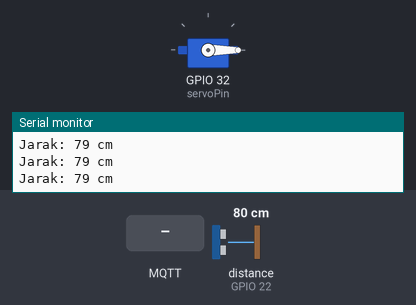
Simulated run of this sketch. Board: ESP32. Parts: servo, the last lines printed to the serial monitor. Wiring (inferred from the names in the program): ultrasonic range finder: trigger GPIO 23; echo GPIO 22. Inputs (shaded band) come from the test bench; at power-on: distance to the obstacle (sensor on GPIO 22) 80 cm. The echo pulse lasts 58.3 µs per cm; WiFi joins after 1.5 s; servers stay silent unless stated; random numbers use the default seed unless the sketch sets one; no MQTT or app messages arrive unless stated.

Above: at 2.7 s.
2.8 s: MQTT message "1" arrives on the first subscribed topic
At 4.0 s:
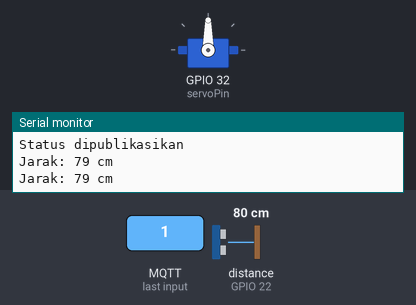
4.3 s: distance to the obstacle (sensor on GPIO 22) set to 12 cm
5.8 s: distance to the obstacle (sensor on GPIO 22) set to 9 cm
At 6.9 s:
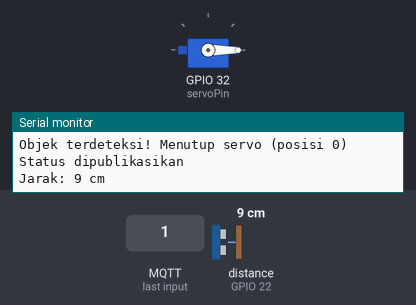
Timing chart, 0 to 8.8 s (numbered marks = the images above; inputs shaded):
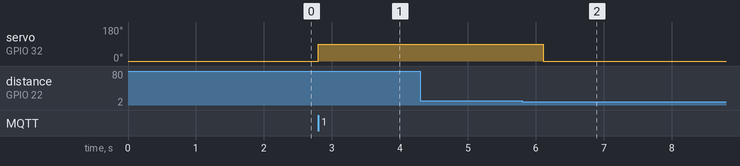

Measured:
- the behaviour switches between 11 and 10 cm on distance to the obstacle (sensor on GPIO 22) (found by bisection; images 1 and 2)
- after the input at 2.8 s, servo on GPIO 32 (servoPin): 0° → 90° at once
- after the input at 5.8 s, servo on GPIO 32 (servoPin): 90° → 0° after 0.31 s

The sketch:

smart_gate.ino
```cpp
#include <WiFi.h>
#include <PubSubClient.h>
#include <ESP32Servo.h>
#include <ArduinoJson.h>
#include <SPI.h>
#include <MFRC522.h>

// WiFi configuration
const char* ssid = "Xiaomi 13T";
const char* password = "yakaligaarka";

// MQTT broker configuration
const char* mqtt_server = "broker.emqx.io";
WiFiClient espClient;
PubSubClient client(espClient);

// MQTT topics for communication
const char* servo_topic = "/control/servo";
const char* ping_topic = "/device/ping";
const char* pong_topic = "/device/pong";
const char* status_topic = "/device/status";
const char* distance_topic = "/sensor/distance";
const char* rfid_topic = "/sensor/rfid";
const char* access_result_topic = "/control/access";

// RFID module pin configuration
const int SS_PIN = 5;
const int RST_PIN = 0;
const int SCK_PIN = 18;
const int MOSI_PIN = 13;
const int MISO_PIN = 19;

MFRC522 rfid(SS_PIN, RST_PIN);

// I/O pins and servo configuration
const int servoPin = 32;
const int TRIG_PIN = 23;
const int ECHO_PIN = 22;
Servo servoMotor;
char perintah = '0';
bool autoMode = true;

// Timer variables for periodic tasks
unsigned long lastStatusTime = 0;
unsigned long lastSensorTime = 0;
unsigned long lastRfidCheckTime = 0;
const long statusInterval = 3000;
const long sensorInterval = 500;
const long rfidInterval = 200;

// Distance and RFID detection settings
int detectionThreshold = 10;
unsigned long lastUidTime = 0;
const long uidCooldown = 3000;

String lastUidDetected = "";

// Reads distance from ultrasonic sensor
long readDistance() {
  digitalWrite(TRIG_PIN, LOW);
  delayMicroseconds(2);
  digitalWrite(TRIG_PIN, HIGH);
  delayMicroseconds(10);
  digitalWrite(TRIG_PIN, LOW);

  long duration = pulseIn(ECHO_PIN, HIGH);
  long distance = (duration * 0.0343) / 2;

  return distance;
}

// Publishes current servo status to MQTT
void publishServoStatus() {
  client.publish(servo_topic, String(perintah).c_str());
  publishStatus();
}

// Publishes complete device status as JSON to MQTT
void publishStatus() {
  DynamicJsonDocument root(75);
  JsonObject doc = root.to<JsonObject>();
  doc["online"] = true;
  doc["servo"] = perintah == '1' ? 1 : 0;
  doc["auto_mode"] = autoMode;
  doc["ip"] = WiFi.localIP().toString();
  doc["rssi"] = WiFi.RSSI();

  long distance = readDistance();
  doc["distance"] = distance;
  doc["threshold"] = detectionThreshold;

  char jsonBuffer[256];
  serializeJson(doc, jsonBuffer);

  client.publish(status_topic, jsonBuffer);
  Serial.println("Status dipublikasikan");
}

// Processes incoming MQTT messages
void callback(char* topic, byte* payload, unsigned int length) {
  Serial.print("Pesan diterima [");
  Serial.print(topic);
  Serial.print("] ");

  String message = "";
  for (int i = 0; i < length; i++) {
    message += (char)payload[i];
  }
  Serial.println(message);

  if (strcmp(topic, servo_topic) == 0) {
    if (message == "1" && perintah != '1') {
      Serial.println("Memutar servo ke posisi 90 (melalui MQTT)");
      servoMotor.write(90);
      perintah = '1';
      publishServoStatus();
    } else if (message == "0" && perintah != '0') {
      Serial.println("Memutar servo ke posisi 0 (melalui MQTT)");
      servoMotor.write(0);
      perintah = '0';
      publishServoStatus();
    } else if (message == "auto") {
      autoMode = true;
      Serial.println("Mode sensor jarak untuk penutupan otomatis aktif");
      publishStatus();
    } else if (message == "manual") {
      autoMode = false;
      Serial.println("Mode manual (hanya MQTT) aktif");
      publishStatus();
    }
  }
  else if (strcmp(topic, ping_topic) == 0) {
    String pongMessage = "online servo:" + String(perintah);
    client.publish(pong_topic, pongMessage.c_str());
    Serial.println("Ping diterima, mengirim pong");
  }
  else if (strcmp(topic, distance_topic) == 0) {
    int newThreshold = message.toInt();
    if (newThreshold > 0) {
      detectionThreshold = newThreshold;
      Serial.print("Threshold jarak diperbarui menjadi: ");
      Serial.println(detectionThreshold);
      publishStatus();
    } else {
      Serial.println("Pesan tidak valid untuk threshold jarak.");
    }
  }
  else if (strcmp(topic, access_result_topic) == 0) {
    StaticJsonDocument<200> doc;
    DeserializationError error = deserializeJson(doc, message);

    if (!error) {
      bool accessGranted = doc["granted"];
      String name = doc["name"].as<String>();

      if (accessGranted) {
        Serial.print("Akses diberikan untuk: ");
        Serial.println(name);

        if (perintah != '1') {
          Serial.println("Membuka palang (posisi 90)");
          servoMotor.write(90);
          perintah = '1';
          publishServoStatus();
        }
      } else {
        Serial.println("Akses ditolak!");
      }
    }
  }
}

// Reconnects to MQTT broker when connection is lost
void reconnect() {
  while (!client.connected()) {
    Serial.print("Menghubungkan ke MQTT...");
    String clientId = "ESP32Client-" + String(random(0xffff), HEX);
    if (client.connect(clientId.c_str())) {
      Serial.println("Terhubung ke MQTT!");
      client.subscribe(servo_topic);
      client.subscribe(ping_topic);
      client.subscribe(distance_topic);
      client.subscribe(access_result_topic);
      publishStatus();
    } else {
      Serial.print("Gagal, rc=");
      Serial.print(client.state());
      Serial.println(" Coba lagi dalam 5 detik");
      delay(5000);
    }
  }
}

void setup() {
  Serial.begin(115200);
  Serial.println("Menyiapkan perangkat...");

  pinMode(TRIG_PIN, OUTPUT);
  pinMode(ECHO_PIN, INPUT);

  SPI.begin(SCK_PIN, MISO_PIN, MOSI_PIN, SS_PIN);
  rfid.PCD_Init();
  Serial.println("RFID reader initialized");

  WiFi.begin(ssid, password);
  while (WiFi.status() != WL_CONNECTED) {
    delay(500);
    Serial.print(".");
  }
  Serial.println("Terhubung ke Wi-Fi!");
  Serial.print("IP Address: ");
  Serial.println(WiFi.localIP());

  client.setServer(mqtt_server, 1883);
  client.setCallback(callback);

  servoMotor.attach(servoPin);
  servoMotor.write(0);
  perintah = '0';
}

unsigned long lastCommandTime = 0;
const int commandCooldown = 1000;
bool servoControlLock = false;

void loop() {
  if (!client.connected()) {
    reconnect();
  }
  client.loop();

  unsigned long currentMillis = millis();
  unsigned long millisRfid = millis();

  if (servoControlLock && (currentMillis - lastCommandTime >= commandCooldown)) {
    servoControlLock = false;
    Serial.println("Cooldown selesai, siap menerima perintah baru.");
  }

  if (autoMode && (currentMillis - lastSensorTime >= sensorInterval)) {
    lastSensorTime = currentMillis;

    long distance = readDistance();
    Serial.print("Jarak: ");
    Serial.print(distance);
    Serial.println(" cm");

    if (distance < detectionThreshold && !servoControlLock) {
      if (perintah != '0') {
        Serial.println("Objek terdeteksi! Menutup servo (posisi 0)");
        servoMotor.write(0);
        perintah = '0';
        publishServoStatus();

        servoControlLock = true;
        lastCommandTime = currentMillis;
      }
    }
  }

  if (millisRfid - lastRfidCheckTime >= rfidInterval) {
    lastRfidCheckTime = millisRfid;
    handleRfid();
  }

  if (currentMillis - lastStatusTime >= statusInterval) {
    lastStatusTime = currentMillis;
    publishStatus();
  }
}

// Handles RFID tag detection and processing
void handleRfid() {
  if (!rfid.PICC_IsNewCardPresent()) {
    return;
  }

  if (!rfid.PICC_ReadCardSerial()) {
    return;
  }

  String uid = getUID();

  unsigned long currentTime = millis();
  if (uid == lastUidDetected && currentTime - lastUidTime < uidCooldown) {
    Serial.println("UID cooldown active, skipping repeat send");
    haltPICC();
    return;
  }

  lastUidDetected = uid;
  lastUidTime = currentTime;

  Serial.print("Kartu terdeteksi, UID: ");
  Serial.println(uid);

  if (!servoControlLock) {
    StaticJsonDocument<100> doc;
    doc["uid"] = uid;
    doc["timestamp"] = currentTime;

    char jsonBuffer[100];
    serializeJson(doc, jsonBuffer);

    client.publish(rfid_topic, jsonBuffer);
    Serial.println("UID dipublikasikan ke MQTT");

    servoControlLock = true;
    lastCommandTime = currentTime;
  }

  haltPICC();
}

// Verifies if a new RFID card is present and can be read
bool verifyNewCardPresence() {
  if (!rfid.PICC_IsNewCardPresent()) {
    return false;
  }

  if (!rfid.PICC_ReadCardSerial()) {
    return false;
  }

  return true;
}

// Stops communication with the current RFID card
void haltPICC() {
  rfid.PICC_HaltA();
  rfid.PCD_StopCrypto1();
}

// Formats and returns the UID of the detected RFID card
String getUID() {
  String uid = "";
  for (byte i = 0; i < rfid.uid.size; i++) {
    if (rfid.uid.uidByte[i] < 0x10) {
      uid += "0";
    }
    uid += String(rfid.uid.uidByte[i], HEX);
  }
  return uid;
}
```
